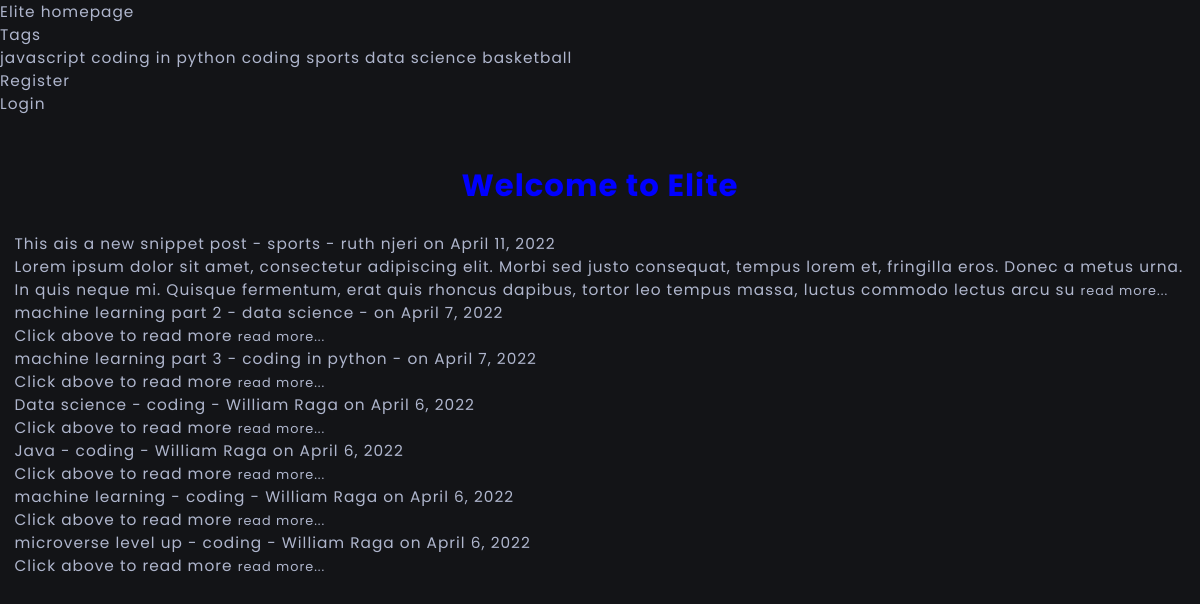
The app's page /, older data.
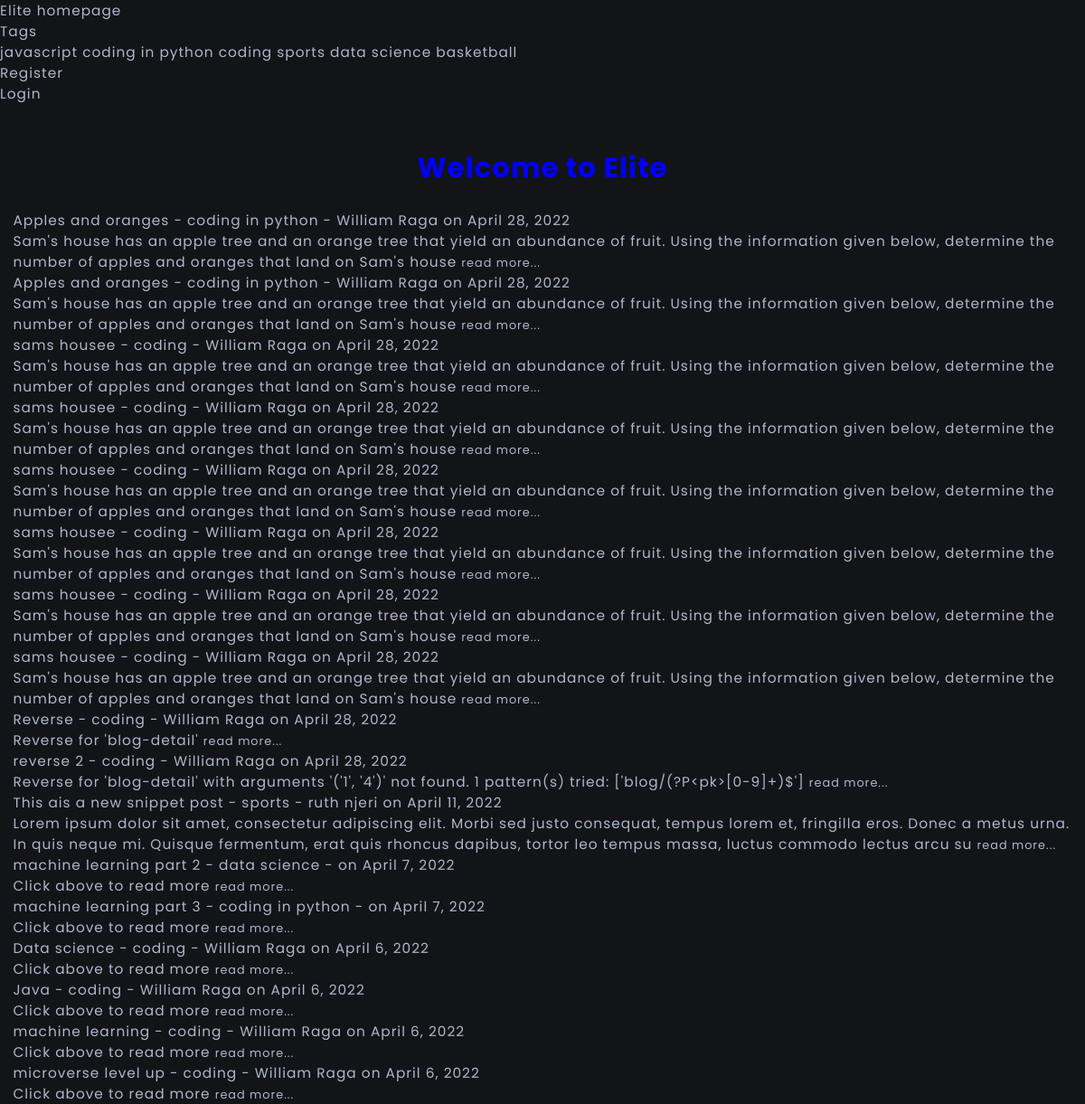
The same page, newer data.
### blog/models.py (models this page shows, shortened)
class Tag(models.Model):
    tag_name = models.CharField(max_length=255)
    def __str__(self):
        return self.tag_name

class BlogPost(models.Model):
    author = models.ForeignKey(User, on_delete=models.CASCADE)
    title = models.CharField(max_length=255)
    title_tag = models.CharField(max_length=255)
    slug = models.SlugField(max_length=255,
                            null=False,
                            unique=False)
    text = RichTextField(blank=True, null=True)
    publication_date = models.DateField(verbose_name='date published',
                                        auto_now_add=True)
    tag = models.CharField(max_length=255, default="coding")
    snippet = models.CharField(max_length=255)
    likes = models.ManyToManyField(User, related_name='blog_posts')

### blog/views.py (the view)
# urls.py: path("", HomeView.as_view(), name="home"),
class HomeView(ListView):
    model = BlogPost
    template_name = 'home.html'
    ordering = ['-publication_date']
    def get_context_data(self, *args, **kwargs):
        tag_menu = Tag.objects.all()
        context = super(HomeView, self).get_context_data(*args, **kwargs)
        context["tag_menu"] = tag_menu
        return context

### blog/templates/home.html (shortened to what this page needs)
{% extends "base.html" %}
{% block content %}
<ul>
  {% for blogpost in object_list %}
      <li>
        <a href="{% url 'blog-detail' blogpost.pk %}">{{ blogpost.title }}</a>
          - <a href="{% url 'tag' blogpost.tag|slugify %}">{{ blogpost.tag }}</a>
         - {{ blogpost.author.first_name }} {{ blogpost.author.last_name }}
          on {{ blogpost.publication_date }}
        <br />
        {{ blogpost.snippet }} <small>
          <a href="{% url 'blog-detail' blogpost.pk %}">read more...</a>
      </small>
      </li>
  {% endfor %}
</ul>
{% endblock %}

### templates/base.html (shortened to what this page needs)
<!doctype html>
{% load static %}
<html lang="en">
  <head>
    <link rel="stylesheet" href="{% static 'blog_styles.css' %}" type="text/css">
    <link rel="stylesheet" href="{% static 'styles.css' %}" type="text/css">
  </head>
  <body>
    <header>
      <div>
    <div>
      <nav>
        <ul class="navbar-nav mr-auto">
          <li class="nav-item">
            <a class="nav-link" href = "{% url 'home' %}">Elite homepage</a>
          </li>
          {% if tag_menu %}
              <li class="nav-item dropdown">
                <a class="nav-link dropdown-toggle" href="#" id="navbarDropdown" role="button" data-bs-toggle="dropdown" aria-expanded="false">
                Tags
                </a>
                <ul class="dropdown-menu" aria-labelledby="navbarDropdown">
                {% for item in tag_menu %}
                    <a class="dropdown-item" href="{% url 'tag' item|slugify %}">
                      {{ item }}
                    </a>
                {% endfor  %}
                </ul>
              </li>
          {% else %}
            <li class="nav-item">
            <a class="nav-link" href = "{% url 'tag-list' %}">Tag List</a>
            </li>
          {% endif %}
          {% if user.is_authenticated %}
          <li class="nav-item">
            <a class="nav-link" href = "{% url 'add-post' %}">Add post</a>
          </li>
          <li class="nav-item">
            <a class="nav-link" href = "{% url 'add-tag' %}">Add tag</a>
          </li>
          <li class="nav-item">
            <a class="nav-link" href = "{% url 'edit-profile' %}">Edit profile</a>
          </li>
          <li class="nav-item">
            <a class="nav-link" href = "{% url 'logout' %}">Logout</a>
          </li>
          {% else %}
          <li class="nav-item">
            <a class="nav-link" href = "{% url 'register' %}">Register</a>
          </li>
          <li class="nav-item">
            <a class="nav-link" href = "{% url 'login' %}">Login</a>
          </li>
          {% endif %}
        </ul>
      </nav>
    </div>
  </div>
    </header>
    <h1 class="heading">Welcome to Elite</h1>
    <br />
    <main>
      <div class="container">
      {% block content %}
      {% endblock %}
      </div>
    </main>
  </body>
</html>

### blog/static/blog_styles.css (style rules this page uses)
.heading { color: blue; }

### static/styles.css (style rules this page uses)
:root { --light-color: #fff; --light-color-alt: #afb6cd; --accent: goldenrod; --primary-background-color: #131417; --secondary-background-color: #252830; --hover-light-color: var(--light-color); --hover-dark-color: var(--primary-background-color); --gradient-color: linear-gradient( 115deg,#4fcf70,#fad648,#a767e5,#12bcfe,#44ce7b); --transparent-light-color: rgba(255,255,255,.05); --transparent-dark-color: rgba(0,0,0,.75); --font-family: 'Poppins', sans-serif; --font-size-xsm: 1.2rem; --font-size-sm: 1.6rem; --font-size-md: 2.4rem; --font-size-lg: 6rem; --font-size-xl: 4rem; --gap: 2rem; --margin-sm: 2rem; --margin-md: 3rem; --item-min-height-sm: 20rem; --item-min-height-md: 30rem; }
* { margin: 0; padding: 0; box-sizing: border-box; }
html { font-size: 60%; }
body { font-family: var(--font-family); font-size: var(--font-size-sm); color: var(--light-color-alt); background-color: var(--primary-background-color); letter-spacing: 1px; }
a { text-decoration: none; color: inherit; }
ul { list-style: none; }
.container { max-width: 160rem; margin: 0 auto; padding: 0 1.5rem; }
.dropdown-menu { font-size: var(--font-size-sm); border-bottom-left-radius: 5px; border-bottom-right-radius: 5px; }
.heading { margin-top: 5rem; text-align: center; }

Row changes from the older to the newer data that the page shows:
added BlogPost: title "Apples and oranges", tag "coding in python", author.first_name "William", author.last_name "Raga", publication_date "April 28, 2022", snippet "Sam's house has an apple tree and an orange tree that yield an abundance of fruit. Using the information given below, determine the number of apples and oranges that land on Sam's house"
added BlogPost: title "Apples and oranges", tag "coding in python", author.first_name "William", author.last_name "Raga", publication_date "April 28, 2022", snippet "Sam's house has an apple tree and an orange tree that yield an abundance of fruit. Using the information given below, determine the number of apples and oranges that land on Sam's house"
added BlogPost: title "sams housee", tag "coding", author.first_name "William", author.last_name "Raga", publication_date "April 28, 2022", snippet "Sam's house has an apple tree and an orange tree that yield an abundance of fruit. Using the information given below, determine the number of apples and oranges that land on Sam's house"
added BlogPost: title "sams housee", tag "coding", author.first_name "William", author.last_name "Raga", publication_date "April 28, 2022", snippet "Sam's house has an apple tree and an orange tree that yield an abundance of fruit. Using the information given below, determine the number of apples and oranges that land on Sam's house"
added BlogPost: title "sams housee", tag "coding", author.first_name "William", author.last_name "Raga", publication_date "April 28, 2022", snippet "Sam's house has an apple tree and an orange tree that yield an abundance of fruit. Using the information given below, determine the number of apples and oranges that land on Sam's house"
added BlogPost: title "sams housee", tag "coding", author.first_name "William", author.last_name "Raga", publication_date "April 28, 2022", snippet "Sam's house has an apple tree and an orange tree that yield an abundance of fruit. Using the information given below, determine the number of apples and oranges that land on Sam's house"
added BlogPost: title "sams housee", tag "coding", author.first_name "William", author.last_name "Raga", publication_date "April 28, 2022", snippet "Sam's house has an apple tree and an orange tree that yield an abundance of fruit. Using the information given below, determine the number of apples and oranges that land on Sam's house"
added BlogPost: title "sams housee", tag "coding", author.first_name "William", author.last_name "Raga", publication_date "April 28, 2022", snippet "Sam's house has an apple tree and an orange tree that yield an abundance of fruit. Using the information given below, determine the number of apples and oranges that land on Sam's house"
added BlogPost: title "Reverse", tag "coding", author.first_name "William", author.last_name "Raga", publication_date "April 28, 2022", snippet "Reverse for 'blog-detail'"
added BlogPost: title "reverse 2", tag "coding", author.first_name "William", author.last_name "Raga", publication_date "April 28, 2022", snippet "Reverse for 'blog-detail' with arguments '('1', '4')' not found. 1 pattern(s) tried: ['blog/(?P<pk>[0-9]+)$']"
